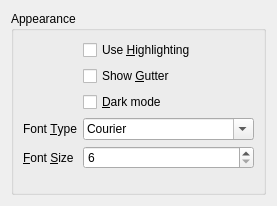
<?xml version="1.0" encoding="UTF-8"?>
<ui version="4.0">
 <class>CodeEditorPropertyPage</class>
 <widget class="sf::PropertyPage" name="CodeEditorPropertyPage">
  <property name="geometry">
   <rect>
    <x>0</x>
    <y>0</y>
    <width>273</width>
    <height>206</height>
   </rect>
  </property>
  <property name="windowTitle">
   <string>CodeEditorPropertyPage</string>
  </property>
  <layout class="QVBoxLayout" name="verticalLayout">
   <item>
    <widget class="QGroupBox" name="gbAppearance">
     <property name="title">
      <string>Appearance</string>
     </property>
     <layout class="QFormLayout" name="formLayout">
      <item row="1" column="1">
       <widget class="QCheckBox" name="cbShowGutter">
        <property name="toolTip">
         <string>Show a gutter with line numbering.</string>
        </property>
        <property name="text">
         <string>Show &amp;Gutter</string>
        </property>
       </widget>
      </item>
      <item row="2" column="1">
       <widget class="QCheckBox" name="cbDarkMode">
        <property name="toolTip">
         <string>Use darkmode colors in the editor.</string>
        </property>
        <property name="text">
         <string>&amp;Dark mode</string>
        </property>
       </widget>
      </item>
      <item row="3" column="0">
       <widget class="QLabel" name="lblFontType">
        <property name="toolTip">
         <string/>
        </property>
        <property name="text">
         <string>Font &amp;Type</string>
        </property>
        <property name="buddy">
         <cstring>cbFontType</cstring>
        </property>
       </widget>
      </item>
      <item row="3" column="1">
       <widget class="QFontComboBox" name="cbFontType">
        <property name="toolTip">
         <string>Select a monospaced font used by the editor.</string>
        </property>
        <property name="currentText">
         <string>Monospace</string>
        </property>
        <property name="fontFilters">
         <set>QFontComboBox::MonospacedFonts</set>
        </property>
       </widget>
      </item>
      <item row="4" column="0">
       <widget class="QLabel" name="lblFontSize">
        <property name="text">
         <string>&amp;Font &amp;Size</string>
        </property>
        <property name="buddy">
         <cstring>cbFontType</cstring>
        </property>
       </widget>
      </item>
      <item row="4" column="1">
       <widget class="QSpinBox" name="sbFontSize">
        <property name="toolTip">
         <string>Font size used by the editor.</string>
        </property>
        <property name="minimum">
         <number>6</number>
        </property>
        <property name="maximum">
         <number>36</number>
        </property>
       </widget>
      </item>
      <item row="0" column="1">
       <widget class="QCheckBox" name="cbUseHighLighting">
        <property name="toolTip">
         <string>Use highlighting in the editor.</string>
        </property>
        <property name="text">
         <string>Use &amp;Highlighting</string>
        </property>
       </widget>
      </item>
     </layout>
    </widget>
   </item>
  </layout>
 </widget>
 <customwidgets>
  <customwidget>
   <class>sf::PropertyPage</class>
   <extends>QWidget</extends>
   <header>misc/qt/PropertyPage.h</header>
   <container>1</container>
  </customwidget>
 </customwidgets>
 <resources/>
 <connections/>
</ui>
